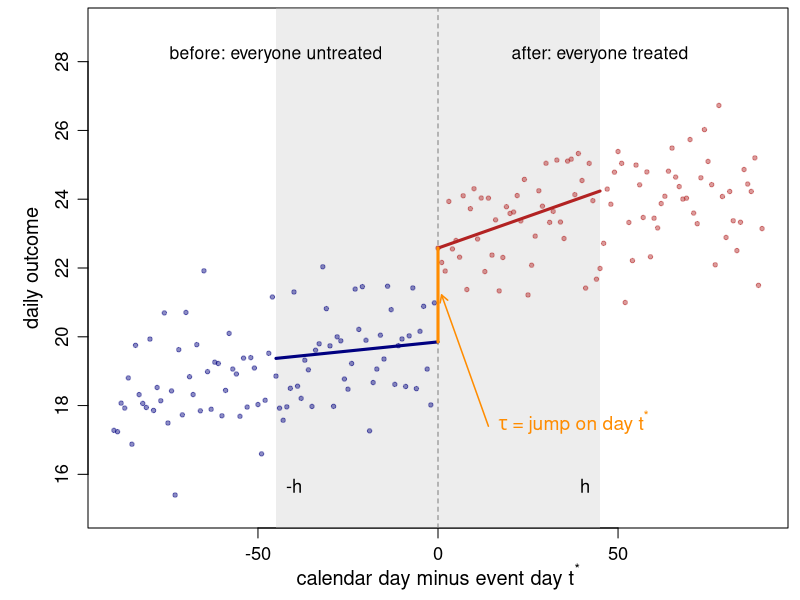

This figure's R source:
## Week 9 -- RD in time: a conceptual sharp RD with calendar days as the running variable.
##   Rscript figs/w9_rdtime.R > figs/w9_rdtime.out ; writes figs/rdtime_concept.pdf
## Hypothetical daily outcome: slow trend, jump of 3 on the event day t*.
set.seed(9)
day <- -90:90; h <- 45
y <- 20 + 0.02 * day + 3 * (day >= 0) + rnorm(length(day), sd = 1.2)
d <- data.frame(y, day, D = as.integer(day >= 0)); w <- subset(d, abs(day) <= h)
fit <- lm(y ~ D * day, data = w, weights = 1 - abs(day) / h)
b <- coef(fit)
cat("h =", h, "days; estimated jump", round(b[["D"]], 2), "(truth 3)\n")
pdf("figs/rdtime_concept.pdf", width = 8, height = 2.6, family = "Times")
par(mar = c(3.6, 4.4, 0.4, 0.6), mgp = c(2.3, 0.8, 0), cex.lab = 1.2, cex.axis = 1.1)
cl <- adjustcolor(ifelse(day < 0, "navy", "firebrick"), 0.45)
plot(day, y, type = "n", ylim = c(15, 29),
     xlab = expression("calendar day minus event day " * t^"*"), ylab = "daily outcome")
rect(-h, par("usr")[3], h, par("usr")[4], col = adjustcolor("gray80", 0.35), border = NA)
points(day, y, pch = 19, cex = 0.6, col = cl)
abline(v = 0, lty = 2, col = "gray50")
gl <- seq(-h, 0, length.out = 50); gr <- seq(0, h, length.out = 50)
lines(gl, b[1] + b[3] * gl, lwd = 3, col = "navy")
lines(gr, b[1] + b[2] + (b[3] + b[4]) * gr, lwd = 3, col = "firebrick")
segments(0, b[1], 0, b[1] + b[2], lwd = 3, col = "darkorange")
arrows(14, 17.4, 1, b[1] + b[2] / 2, length = 0.08, col = "darkorange", lwd = 1.5)
text(14, 17.4, expression(tau * " = jump on day " * t^"*"), pos = 4, col = "darkorange", cex = 1.15)
text(-45, 28.2, "before: everyone untreated", cex = 1.05)
text(45, 28.2, "after: everyone treated", cex = 1.05)
text(h, 15.6, "h", pos = 2, cex = 1.1); text(-h, 15.6, "-h", pos = 4, cex = 1.1)
dev.off()
